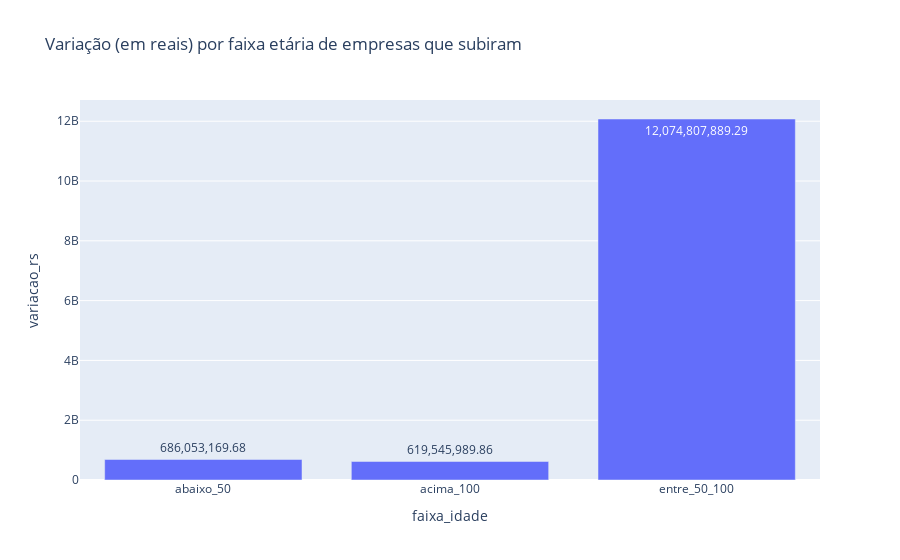

Write notebook code for a chart like this one.
### Code cell
fig_analise_faixa_idade = px.bar(df_analise_faixa_etaria, x='faixa_idade', y='variacao_rs', title='Variação (em reais) por faixa etária de empresas que subiram', text='variacao_rs', text_auto=',.2f')
fig_analise_faixa_idade

### Figure 1 — Plotly figure (JSON) as saved in the notebook; plotly's stock layout.template omitted (floating-point values rounded to 4 significant figures)
{"data": [{"alignmentgroup": "True", "hovertemplate": "faixa_idade=%{x}<br>variacao_rs=%{text}<extra></extra>", "legendgroup": "", "marker": {"color": "#636efa", "pattern": {"shape": ""}}, "name": "", "offsetgroup": "", "orientation": "v", "showlegend": false, "text": [686100000.0, 619500000.0, 12070000000.0], "textposition": "auto", "texttemplate": "%{y:,.2f}", "type": "bar", "x": ["abaixo_50", "acima_100", "entre_50_100"], "xaxis": "x", "y": [686100000.0, 619500000.0, 12070000000.0], "yaxis": "y"}], "layout": {"barmode": "relative", "legend": {"tracegroupgap": 0}, "title": {"text": "Variação (em reais) por faixa etária de empresas que subiram"}, "xaxis": {"anchor": "y", "domain": [0, 1], "title": {"text": "faixa_idade"}}, "yaxis": {"anchor": "x", "domain": [0, 1], "title": {"text": "variacao_rs"}}}}
